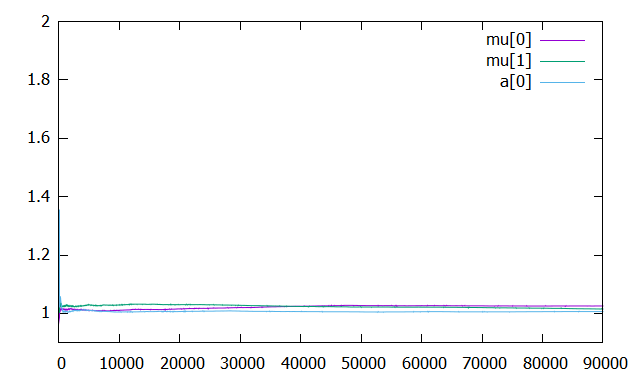

Generate this figure with gnuplot:
#!/gnuplot
#
#    
#    	G N U P L O T
#    	Version 5.2 patchlevel 4    last modified 2018-06-01 
#    
#    	Copyright (C) 1986-1993, 1998, 2004, 2007-2018
#    	Thomas Williams, Colin Kelley and many others
#    
#    	gnuplot home:     http://www.gnuplot.info
#    	faq, bugs, etc:   type "help FAQ"
#    	immediate help:   type "help"  (plot window: hit 'h')
# set terminal wxt 0 enhanced
# set output
unset clip points
set clip one
unset clip two
set errorbars front 1.000000 
set border 31 front lt black linewidth 1.000 dashtype solid
set zdata 
set ydata 
set xdata 
set y2data 
set x2data 
set boxwidth
set style fill  empty border
set style rectangle back fc  bgnd fillstyle   solid 1.00 border lt -1
set style circle radius graph 0.02 
set style ellipse size graph 0.05, 0.03 angle 0 units xy
set dummy x, y
set format x "% h" 
set format y "% h" 
set format x2 "% h" 
set format y2 "% h" 
set format z "% h" 
set format cb "% h" 
set format r "% h" 
set ttics format "% h"
set timefmt "%d/%m/%y,%H:%M"
set angles radians
set tics back
unset grid
unset raxis
set theta counterclockwise right
set style parallel front  lt black linewidth 2.000 dashtype solid
set key title "" center
set key fixed right top vertical Right noreverse enhanced autotitle nobox
set key noinvert samplen 4 spacing 1 width 0 height 0 
set key maxcolumns 0 maxrows 0
set key noopaque
unset label
unset arrow
set style increment default
unset style line
unset style arrow
set style histogram clustered gap 2 title textcolor lt -1
unset object
set style textbox transparent margins  1.0,  1.0 border  lt -1 linewidth  1.0
set offsets 0, 0, 0, 0
set pointsize 1
set pointintervalbox 1
set encoding sjis
unset polar
unset parametric
unset decimalsign
unset micro
unset minussign
set view 60, 30, 1, 1
set view azimuth 0
set rgbmax 255
set samples 100, 100
set isosamples 10, 10
set surface 
unset contour
set cntrlabel  format '%8.3g' font '' start 5 interval 20
set mapping cartesian
set datafile separator whitespace
unset hidden3d
set cntrparam order 4
set cntrparam linear
set cntrparam levels auto 5 unsorted
set cntrparam firstlinetype 0
set cntrparam points 5
set size ratio 0 1,1
set origin 0,0
set style data points
set style function lines
unset xzeroaxis
unset yzeroaxis
unset zzeroaxis
unset x2zeroaxis
unset y2zeroaxis
set xyplane relative 0.5
set tics scale  1, 0.5, 1, 1, 1
set mxtics default
set mytics default
set mztics default
set mx2tics default
set my2tics default
set mcbtics default
set mrtics default
set nomttics
set xtics border in scale 1,0.5 mirror norotate  autojustify
set xtics  norangelimit autofreq 
set ytics border in scale 1,0.5 mirror norotate  autojustify
set ytics  norangelimit autofreq 
set ztics border in scale 1,0.5 nomirror norotate  autojustify
set ztics  norangelimit autofreq 
unset x2tics
unset y2tics
set cbtics border in scale 1,0.5 mirror norotate  autojustify
set cbtics  norangelimit autofreq 
set rtics axis in scale 1,0.5 nomirror norotate  autojustify
set rtics  norangelimit autofreq 
unset ttics
set title "" 
set title  font "" norotate
set timestamp bottom 
set timestamp "" 
set timestamp  font "" norotate
set trange [ * : * ] noreverse nowriteback
set urange [ * : * ] noreverse nowriteback
set vrange [ * : * ] noreverse nowriteback
set xlabel "" 
set xlabel  font "" textcolor lt -1 norotate
set x2label "" 
set x2label  font "" textcolor lt -1 norotate
set xrange [ * : * ] noreverse writeback
set x2range [ * : * ] noreverse writeback
set ylabel "" 
set ylabel  font "" textcolor lt -1 rotate
set y2label "" 
set y2label  font "" textcolor lt -1 rotate
set yrange [ 0.900000 : 2.00000 ] noreverse writeback
set y2range [ * : * ] noreverse writeback
set zlabel "" 
set zlabel  font "" textcolor lt -1 norotate
set zrange [ * : * ] noreverse writeback
set cblabel "" 
set cblabel  font "" textcolor lt -1 rotate
set cbrange [ * : * ] noreverse writeback
set rlabel "" 
set rlabel  font "" textcolor lt -1 norotate
set rrange [ * : * ] noreverse writeback
unset logscale
unset jitter
set zero 1e-08
set lmargin  -1
set bmargin  -1
set rmargin  -1
set tmargin  -1
set locale "Japanese_Japan.932"
set pm3d explicit at s
set pm3d scansautomatic
set pm3d interpolate 1,1 flush begin noftriangles noborder corners2color mean
set pm3d nolighting
set palette positive nops_allcF maxcolors 0 gamma 1.5 color model RGB 
set palette rgbformulae 7, 5, 15
set colorbox default
set colorbox vertical origin screen 0.9, 0.2 size screen 0.05, 0.6 front  noinvert bdefault
set style boxplot candles range  1.50 outliers pt 7 separation 1 labels auto unsorted
set loadpath 
set fontpath 
set psdir
set fit brief errorvariables nocovariancevariables errorscaling prescale nowrap v5
GNUTERM = "wxt"
## Last datafile plotted: "PSRF_mND_r10_Parm3.dat"
plot "../RXMC_mND_1/PSRF_mND_r10_Parm1.dat" using 1:8 w l title "mu[0]", "../RXMC_mND_1/PSRF_mND_r10_Parm2.dat" using 1:8 w l title "mu[1]", "../RXMC_mND_1/PSRF_mND_r10_Parm3.dat" using 1:8 w l title "a[0]"
#    EOF
